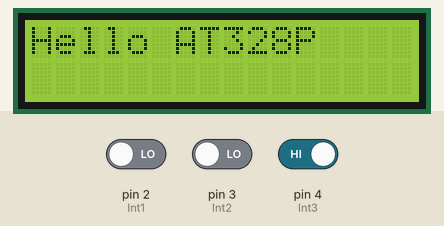
The sketch below on a simulated Arduino Uno, built with avr-gcc and run on an emulated ATmega328P. Shown: 16×2 character LCD. The test bench sets the inputs (shaded band); at power-on: pin 4 (Int3) HIGH, pin 3 (Int2) LOW, pin 2 (Int1) LOW.

Above: at 1.2 s.
1.3 s: pin 4 (Int3) driven LOW
At 1.9 s:
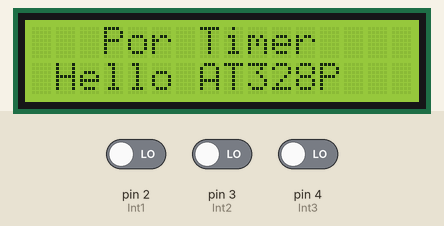
4.3 s: pin 4 (Int3) driven HIGH
At 5.2 s:
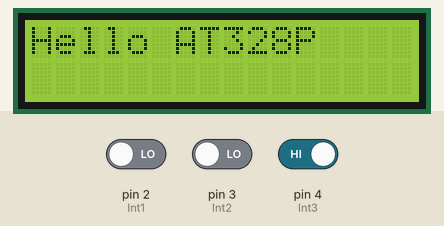
6.1 s: pin 3 (Int2) driven HIGH
At 6.7 s:
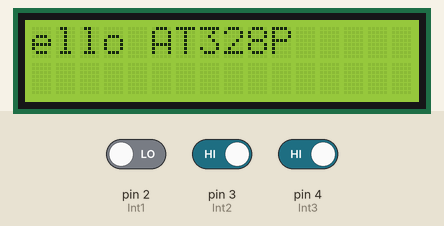
7.6 s: pin 2 (Int1) driven HIGH
At 8.4 s:
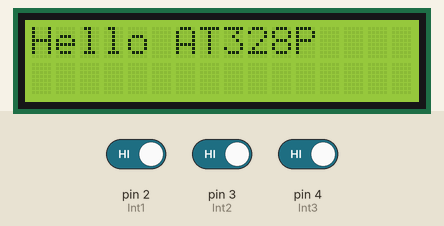
9.1 s: pin 4 (Int3) driven LOW
At 9.5 s:
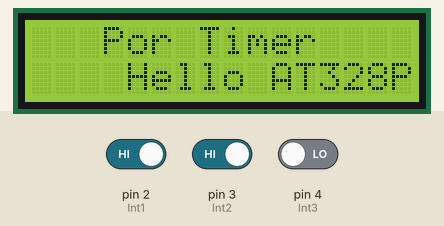
Timing chart, 0 to 12.1 s (numbered marks = the images above; inputs shaded):
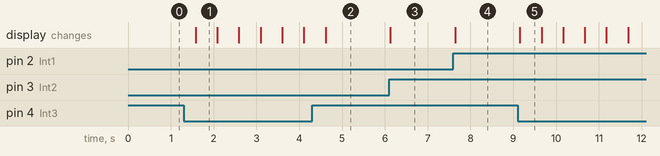

The sketch:

display_hellow.ino
```cpp
#include <Arduino.h>
#include <LiquidCrystal.h>

//define nome dos pinos
#define Int1 2
#define Int2 3
#define Int3 4
//Define os pinos que serão utilizados para ligação ao display
LiquidCrystal lcd(12, 11, 7, 8, 9, 10);
// declarations
void ISR1();
void ISR2();
void Timer();

int cont = 0;
int setC = 0;
int setT = 0;
// para tratar interrupção por timers
ISR(TIMER2_OVF_vect){
  TCNT2 = 0; // reinicia #reg
  setT++;
  if(setT == 9) setT = 0;

}
void ISR1()
{
   setC++;
}
void ISR2()
{
  setC--;
}

void setup()
{
  pinMode(Int3, INPUT);
  lcd.begin(16, 2);
  attachInterrupt(digitalPinToInterrupt(Int1), ISR1, RISING);
  attachInterrupt(digitalPinToInterrupt(Int2), ISR2, RISING);
}

void Timer(){
  TCCR2A = 0;
  TCCR2B = 7;
  TCNT2 = 0;
  TIMSK2 = 1;

  while(digitalRead(Int3) != HIGH){
  lcd.clear();
  lcd.setCursor(3,0);
  lcd.println("Por Timer");
  lcd.setCursor(setT, 1);
  lcd.println("Hello AT328P");
  delay(500);
  }
}
void loop()
{
  if(digitalRead(Int3) != HIGH)Timer();
  lcd.clear();
  lcd.setCursor(setC,0);
  lcd.println("Hello AT328P");
  delay(500);
}
```

leds.cpp
```cpp
#include <HCSR04.h>
#include <Arduino.h>

#define pino_trigger 4
#define pino_echo 3
int ledPin11 = 11, ledPin10 = 10, ledPin9 = 9, ledPin6 = 6, ledPin5 = 5;

long dist;
float sinVal;
int ledVal;
void chama(int vv);
HCSR04 hc4(pino_trigger, pino_echo);
void setup()
{
  Serial.begin(9600);
  pinMode(ledPin11, OUTPUT);
  pinMode(ledPin10, OUTPUT);
  pinMode(ledPin9, OUTPUT);
  pinMode(ledPin6, OUTPUT);
  pinMode(ledPin5, OUTPUT);
}

void loop()
{

   dist = hc4.getDistance();// ultrassom.Ranging(CM) retorna a distancia em
   Serial.print(dist); //imprime o valor da variável distancia
   Serial.println("cm");
   if(dist < 30) chama(ledPin11);
   if(dist < 25) chama(ledPin10);
   if(dist < 20) chama(ledPin9);
   if(dist < 15) chama(ledPin6);
   if(dist < 10) chama(ledPin5);
   delay(100);

}

void chama(int vv){
  for (int x=100; x<180; x++) { // converte graus para radianos e então obtém o valor do seno
    sinVal = (sin(x*(3.1412/180)));
    ledVal = int(sinVal*255);
    analogWrite(vv, ledVal);
    if(x==179) analogWrite(vv, LOW);
  }
}
```

main_timers.cpp
```cpp
#include <Arduino.h>

#define ledPin 13
int counter = 0;
void setup()
{
  pinMode(ledPin, OUTPUT);
  // Configuração do timer1
  TCCR1A = 0; //confira timer para operação normal
  TCCR1B = 0; //limpa registrador
  TIMSK1 |= (1 << TOIE1); // habilita a interrupção do T1
TCCR1B= (1<<CS12)|(0<<CS11)|(1 << CS10);
  TCNT1= 24955;
  counter = 0;

}

void loop(){
  delay(20);
} //loop principal. a manipulação do led é feita na ISR}

ISR(TIMER1_OVF_vect) //interrupção do TIMER1
{
      TCNT1 = 0; // Renicia TIMER
      counter++;
      if(counter == 34){
                  digitalWrite(ledPin, digitalRead(ledPin) ^ 1);
                  counter=0;
       }
}
```

main_timers2.cpp
```cpp
#include <Arduino.h>

#define verd 9
#define amam 8
#define verm 10
#define ama 13
#define potPin 0

//para ISR
int val = 0;
int count = 0;
int toc = 0;
//para potenc.
int pot = 0, aux1 = 0;


ISR(TIMER2_OVF_vect)
{
  TCNT2 = 0;
  if(count == 100){
      val++;
      if(val == 1) digitalWrite(verm, HIGH);
      if(val == 2) {
        digitalWrite(verm, LOW);
        digitalWrite(verd, HIGH);
      }
      if(val == 3) {
        digitalWrite(verd, LOW);
        digitalWrite(amam, HIGH);
      }
      if(val == 4){
        digitalWrite(amam, LOW);
        digitalWrite(verm, HIGH);

      }
      count =0;

      if(val == 4) val = 0;
  }
  count++;
}

void setup(){
  pinMode(verd, OUTPUT);
  pinMode(verm, OUTPUT);
  pinMode(amam, OUTPUT);
  pinMode(ama, OUTPUT);


}

void loop()
{
  TCCR2A  = 0;
  TCNT2   = 0;
  TIMSK2  = 1;
  TCCR2B  = 7;
  delay(1000);
  pot = analogRead(potPin);
  if(pot < 146) aux1 = 1;
  if(pot > 146 && pot < 293) aux1 = 2;
  if(pot > 293 && pot < 438) aux1 = 3;
  if(pot > 438 && pot < 585) aux1 = 4;
  if(pot > 585 && pot < 730) aux1 = 5;
  if(pot > 730 && pot < 876) aux1 = 6;
  if(pot > 876 && pot < 1023) aux1 = 7;

  TCCR2A  = 0;
  TCNT2   = 0;
  TIMSK2  = 1;
  TCCR2B  = aux1;
  delay(4000);


}
```

Measured:
- after the input at 1.3 s, the display: changes after 0.28 s (image 1)
- after the input at 4.3 s, the display: changes after 0.31 s (image 2)
- after the input at 6.1 s, the display: changes at once (image 3)
- after the input at 7.6 s, the display: changes at once (image 4)
- after the input at 9.1 s, the display: changes after 0.05 s (image 5)
- what the display in image 1 shows lasts 0.5 s, from 1.6 s to 2.1 s
